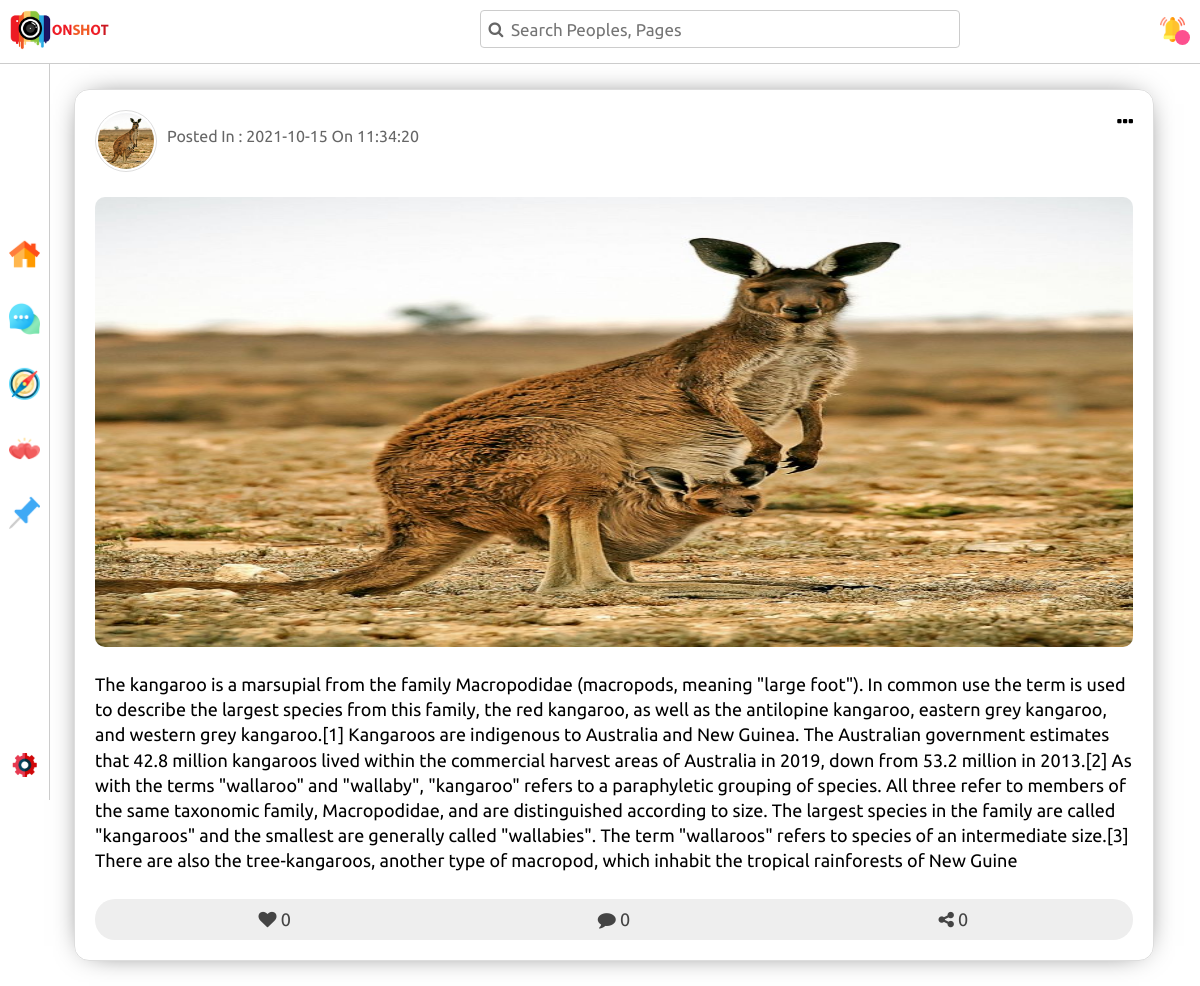
The app's page /post.php?pid=202101001501 with its own data.
### tables this page shows
CREATE TABLE `posts` (
  `ID` int(10) NOT NULL,
  `PostID` varchar(200) NOT NULL,
  `IsPage` int(1) NOT NULL DEFAULT 0,
  `UserID` varchar(200) NOT NULL,
  `PostDate` date NOT NULL DEFAULT current_timestamp(),
  `PostTime` time NOT NULL DEFAULT current_timestamp(),
  `PostImage` varchar(500) NOT NULL DEFAULT 'imgs/noimage.png',
  `PostText` varchar(1000) NOT NULL,
  `LoveCount` int(10) NOT NULL DEFAULT 0,
  `CommentCount` int(10) NOT NULL DEFAULT 0,
  `ShareCount` int(10) NOT NULL DEFAULT 0,
  `PageID` varchar(200) NOT NULL DEFAULT '0'
);

### post.php (the view, shortened to what this page needs)
<?php
require_once "config.php";
if (isset($_REQUEST['pid'])) {
  $sqlgpd = "SELECT * FROM posts WHERE PostID = '{$_REQUEST['pid']}'";
  $resultpd = mysqli_query($conn, $sqlgpd);
  $rowpd = $resultpd->fetch_assoc();
} else {
  header("Location:home.php");
}
?>
<!DOCTYPE html>
<html lang="en">
<head>
  <link rel="stylesheet" href="css/font-awesome.min.css">
  <link rel="stylesheet" href="css/post.css">
</head>
<body>
  <?php include "side-nav.php";?>
  <div class="post-container">
    <div class="head">
      <div class="user">
        <div class="image">
          <img src="
          <?php
            if ($rowpd['IsPage'] == 0) {
              echo $rowpd['PostImage'];
            } else {
              $sqlgetppd = "SELECT * FROM pages WHERE PageID = '{$rowpd['PageID']}'";
              $resultgetppd = mysqli_query($conn, $sqlgetppd);
              $rowgetppd = $resultgetppd->fetch_assoc();
              echo $rowgetppd['PageImage'];
            }
          ?>
          " alt="">
        </div>
        <div class="info">
          <p class="date">Posted In : <?php echo $rowpd['PostDate'] . " On " . $rowpd['PostTime'];?></p>
        </div>
      </div>
      <div class="post-option">
        <i class="fa fa-ellipsis-h"></i>
      </div>
    </div>
    <div class="info">
      <div class="media">
        <img src="<?php echo $rowpd['PostImage'];?>" alt="">
      </div>
      <div class="text">
        <p>
          <?php echo $rowpd['PostText'];?>
        </p>
      </div>
    </div>
    <div class="option">
      <div class="love">
        <i onclick="addlove()" class="fa
        <?php
          $sqlcac = "SELECT * FROM love WHERE UserID = '{$_SESSION['ID']}' AND PostID = '{$_REQUEST['pid']}'";
          $resultcac = mysqli_query($conn, $sqlcac);
          if ($resultcac->num_rows > 0) {
            $fixclass = " love-active ";
          } else {
            $fixclass = "";
          }
          echo $fixclass;
        ?>
         fa-heart"></i>
        <span class="love-count">0</span>
      </div>
      <div class="comment">
        <i class="fa fa-comment"></i>
        <span class="comment-count">0</span>
      </div>
      <div class="share">
        <i onclick="addshare()" class="fa
        <?php
        $sqlcacs = "SELECT * FROM share WHERE UserID = '{$_SESSION['ID']}' AND PostID = '{$_REQUEST['pid']}'";
        $resultcacs = mysqli_query($conn, $sqlcacs);
        if ($resultcacs->num_rows > 0) {
          $fixclasss = " share-active ";
        } else {
          $fixclasss = "";
        }
        echo $fixclasss;
        ?>
        fa-share-alt"></i>
        <span class="share-count">0</span>
      </div>
    </div>
  </div>
</body>
</html>

### css/post.css (style rules this page uses)
body { font-family: ubuntu,arial; padding-top: 64px; overflow-x: hidden; }
.post-container { width: 90%; margin-top: 25px; margin-left: 74px; padding: 20px; border: 1px solid #DDD; border-radius: 15px; overflow: hidden; box-shadow: 0px 0px 30px -15px #000; margin-bottom: 25px; }
.post-container .head { overflow: hidden; }
.post-container .head .user { float: left; width: 90%; color: #666; }
.post-container .head .user .image { width: 62px; height: 62px; float: left; }
.post-container .head .user .image img { width: 100%; height: 100%; border-radius: 50%; border: 1px solid #DDD; padding: 2px; }
.post-container .head .user .info { float: left; margin-top: 7px; margin-left: 10px; }
.post-container .head .post-option { float: right; font-size: 20px; }
.post-container .head .post-option i { cursor: pointer; }
.post-container .info .media { margin-top: 25px; width: 100%; height: 450px; }
.post-container .info .media img { width: 100%; height: 100%; border-radius: 10px; }
.post-container .info .text p { font-size: 18px; margin: 25px 0; line-height: 1.4; }
.post-container .option { overflow: hidden; background-color: #EEE; border-radius: 20px; padding: 10px; }
.post-container .option > div { float: left; width: calc(100% / 3); text-align: center; font-size: 18px; color: #444; }
.post-container .option > div i { cursor: pointer; transition: all .3s; }

### side-nav.php (style rules this page uses)
* { padding: 0; margin: 0; box-sizing: border-box; }

### records on screen
posts: PostImage (picture), PostDate "2021-10-15", PostTime "11:34:20", PostText "The kangaroo is a marsupial from the family Macropodidae (macropods, meaning \"large foot\"). In common use the term is used to describe the largest species from this family, the red kangaroo, as well as the antilopine kangaroo, eastern grey kangaroo, and western grey kangaroo.[1] Kangaroos are indigenous to Australia and New Guinea. The Australian government estimates that 42.8 million kangaroos lived within the commercial harvest areas of Australia in 2019, down from 53.2 million in 2013.[2] As with the terms \"wallaroo\" and \"wallaby\", \"kangaroo\" refers to a paraphyletic grouping of species. All three refer to members of the same taxonomic family, Macropodidae, and are distinguished…"
